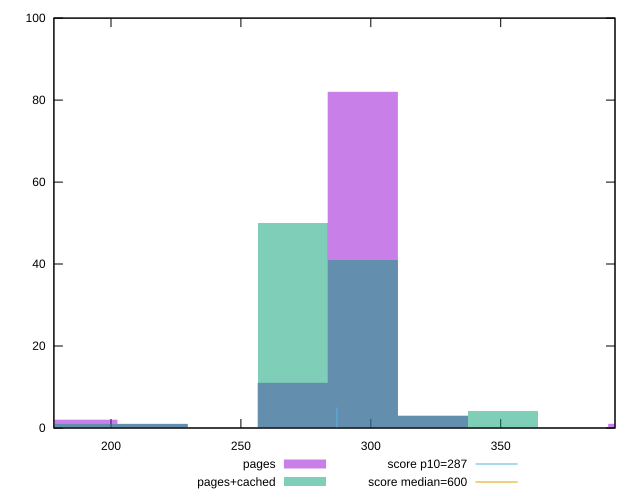

This chart was generated by the following gnuplot code:
reset

$pages <<EOF
188.93731930085366 2
323.89254737289195 3
269.91045614407665 11
296.9015017584843 82
404.86568421611497 1
215.9283649152613 1
EOF

$pagesCached <<EOF
188.93731930085366 1
296.9015017584843 41
215.9283649152613 1
350.8835929872996 4
269.91045614407665 50
323.89254737289195 3
EOF

set key outside below
set boxwidth 26.991045614407664
set xrange [178:393.9999999999982]
set yrange [0:100]
set style fill transparent solid 0.5 noborder

set parametric
set terminal svg size 640, 500 enhanced background rgb 'white'
set output "report_00007_2020-12-11T15:55:29.892Z/total-blocking-time/comparison/histogram/1_vs_2.svg"

plot $pages title "pages" with boxes, \
     $pagesCached title "pages+cached" with boxes, \
     287,t title "score p10=287", \
     600,t title "score median=600"

reset
